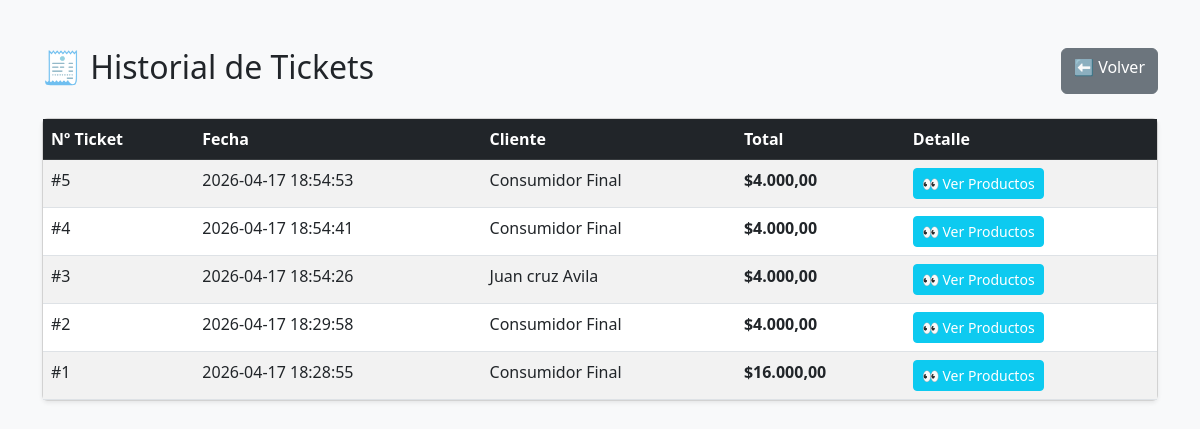
Page /controlador/historialController.php (signed in) on the committed database.
### tables this page shows
CREATE TABLE `ventas` (
  `id_ventas` int NOT NULL AUTO_INCREMENT,
  `fecha_hora` datetime DEFAULT NULL,
  `total` decimal(10,2) DEFAULT NULL,
  `estado_pago` enum('Pagado','Pendiente') DEFAULT NULL,
  `id_clientes` int DEFAULT NULL,
  PRIMARY KEY (`id_ventas`)
);

CREATE TABLE `clientes` (
  `id_clientes` int NOT NULL AUTO_INCREMENT,
  `dni` varchar(20) DEFAULT NULL,
  `nombre` varchar(45) DEFAULT NULL,
  `apellido` varchar(45) DEFAULT NULL,
  `telefono` varchar(45) DEFAULT NULL,
  `saldo_deudora` decimal(10,2) DEFAULT NULL,
  PRIMARY KEY (`id_clientes`)
);

### controlador/historialController.php (called while the page is built, shortened)
<?php
require_once '../config/conexion.php';
require_once '../modelo/ventasModelo.php';
$lista_ventas = obtenerHistorialVentas($conexion);
require_once '../vista/historial.php';
?>

### modelo/ventasModelo.php (called while the page is built, shortened)
<?php
function obtenerHistorialVentas($conexion) {
    $sql = "SELECT v.*, c.nombre, c.apellido FROM ventas v LEFT JOIN clientes c ON v.id_clientes = c.id_clientes ORDER BY v.fecha_hora DESC";
    $stmt = $conexion->query($sql);
    return $stmt->fetchAll();
}
?>

### vista/historial.php (the view, shortened to what this page needs)
<!DOCTYPE html>
<html lang="es">
<head>
    <link href="https://cdn.jsdelivr.net/npm/bootstrap@5.3.0/dist/css/bootstrap.min.css" rel="stylesheet">
</head>
<body class="bg-light">
    <div class="container mt-5">
        <div class="d-flex justify-content-between mb-4">
            <h2>🧾 Historial de Tickets</h2>
            <a href="dashboard.php" class="btn btn-secondary">⬅ Volver</a>
        </div>
        <div class="card shadow-sm">
            <div class="card-body p-0">
                <table class="table table-striped mb-0">
                    <thead class="table-dark">
                        <tr>
                            <th>Nº Ticket</th>
                            <th>Fecha</th>
                            <th>Cliente</th>
                            <th>Total</th>
                            <th>Detalle</th>
                        </tr>
                    </thead>
                    <tbody>
                        <?php foreach($lista_ventas as $v): ?>
                            <tr>
                                <td>#<?php echo $v['id_ventas']; ?></td>
                                <td><?php echo $v['fecha_hora']; ?></td>
                                <td><?php echo $v['nombre'] ? $v['nombre'].' '.$v['apellido'] : 'Consumidor Final'; ?></td>
                                <td><b>$<?php echo number_format($v['total'], 2, ',', '.'); ?></b></td>
                                <td>
                                    <a href="../controlador/verTicketController.php?id=<?php echo $v['id_ventas']; ?>" class="btn btn-info btn-sm text-white">👀 Ver Productos</a>
                                </td>
                            </tr>
                        <?php endforeach; ?>
                    </tbody>
                </table>
            </div>
        </div>
    </div>
</body>
</html>

### rows in the picture
ventas: id_ventas "5", fecha_hora "2026-04-17 18:54:53", shows "Consumidor Final", total "4.000,00"
ventas: id_ventas "4", fecha_hora "2026-04-17 18:54:41", shows "Consumidor Final", total "4.000,00"
ventas: id_ventas "3", fecha_hora "2026-04-17 18:54:26", id_clientes.nombre "Juan cruz", id_clientes.apellido "Avila", total "4.000,00"
ventas: id_ventas "2", fecha_hora "2026-04-17 18:29:58", shows "Consumidor Final", total "4.000,00"
ventas: id_ventas "1", fecha_hora "2026-04-17 18:28:55", shows "Consumidor Final", total "16.000,00"
